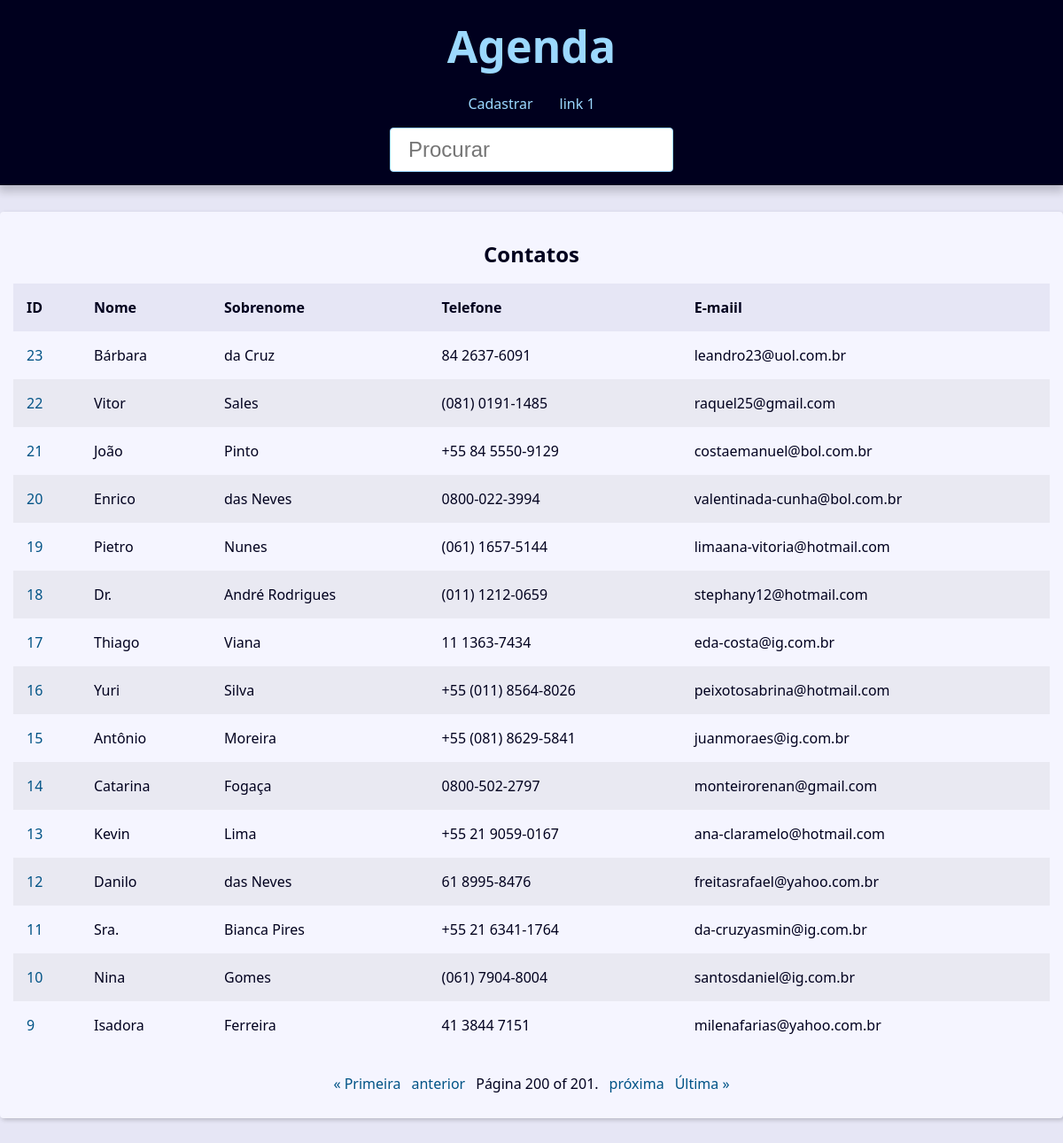
Page /?page=200&q= on the committed database.
### contato/models.py (models this page shows, shortened)
class Contato(models.Model):
    primeiro_nome = models.CharField(verbose_name='Nome', max_length=100)
    segundo_nome = models.CharField(max_length=150, verbose_name='Sobrenome')
    telefone = models.CharField(max_length=50)
    email = models.EmailField(max_length=256, blank=True)
    data_criacao = models.DateTimeField(default=timezone.now)
    descricao = models.TextField(blank=True)
    visivel = models.BooleanField(default=True)
    imagem = models.ImageField(blank=True, upload_to='imagens/%Y/%m/')
    categoria = models.ForeignKey(Categoria,
                                  on_delete=models.SET_NULL,
                                  blank=True, null=True)
    owner = models.ForeignKey(
        User,
        on_delete=models.SET_NULL,
        blank=True, null=True
    )

### contato/views/contato_view.py (the view)
# urls.py: path('', index, name="index"),
def index(request):
    contatos = Contato.objects.all().filter(visivel=True).order_by('-id')
    paginator = Paginator(contatos, 15)
    page_number = request.GET.get("page")
    page_obj = paginator.get_page(page_number)
    context = {
        'page_obj': page_obj,
        'site_titulo': 'Contatos '
    }
    return render(request, 'contato/index.html', context)

### contato/templates/contato/index.html
{% extends 'global/base.html' %}
{% block conteudo %}
    {% if page_obj %}
        <div class="responsive-table">
            <table class="contacts-table">
                <caption class="table-caption">
                    Contatos
                </caption>
                <thead>
                    <tr class="table-row table-row-header">
                        <th class="table-header">ID</th>
                        <th class="table-header">Nome</th>
                        <th class="table-header">Sobrenome</th>
                        <th class="table-header">Telefone</th>
                        <th class="table-header">E-maiil</th>
                    </tr>
                </thead>
                <tbody>
                    {% for contato in page_obj  %}
                        <tr class="table-row">
                            <td class="table-cel">
                                <a class="table-link" href="{% url 'contato:contato' contato.id %}"> {{ contato.id }} </a>
                            </td>
                            <td class="table-cel">
                                {{ contato.primeiro_nome }}
                            </td>
                            <td class="table-cel">
                                {{ contato.segundo_nome }}
                            </td>
                            <td class="table-cel">
                                {{ contato.telefone }}
                            </td>
                            <td class="table-cel">
                                {{ contato.email }}
                            </td>
                        </tr>
                    {% endfor %}
                </tbody>
            </table>
        </div>
    {% else %}
    <div class="sigle-contact">
        <h1 class="sigle-contact-name">
            Não foi possível encontar
        </h1>
    </div>
    {% endif %}
{% endblock conteudo %}

### base_static/global/css/style.css (style rules this page uses)
:root { --spacing: 1.5rem; --link-dark-color: rgb(0, 83, 134); --link-light-color: rgb(156, 217, 255); --clr-white: rgb(245, 245, 255); --clr-black: rgb(0, 0, 30); --clr-light-gray: rgb(230, 230, 245); --clr-dark-shadow-5: rgba(0, 0, 10, 5%); --clr-dark-shadow-10: rgba(0, 0, 10, 10%); --clr-dark-shadow-20: rgba(0, 0, 10, 20%); --clr-light-shadow-5: rgba(200, 200, 255, 5%); --clr-light-shadow-10: rgba(200, 200, 255, 10%); --clr-light-shadow-20: rgba(200, 200, 255, 20%); --main-page-width: 120rem; --table-min-width: 60rem; --biggest-font-size: 5rem; --bigger-font-size: 4rem; --big-font-size: 3.2rem; --medium-font-size: 2.4rem; --small-font-size: 1.6rem; --smaller-font-size: 1.4rem; --smallest-font-size: 1.2rem; --transition-fast: 300ms; --transition-medium: 600ms; --transition-slow: 1s; --default-border-radius: 4px; }
*, *::before, *::after { margin: 0; padding: 0; box-sizing: border-box; }
html { font-size: 62.5%; }
body { font-family: system-ui, -apple-system, BlinkMacSystemFont, 'Segoe UI', Roboto, Oxygen, Ubuntu, Cantarell, 'Open Sans', 'Helvetica Neue', sans-serif; line-height: 1.5; font-size: var(--small-font-size); color: var(--clr-black); -webkit-font-smoothing: antialiased; background: var(--clr-light-gray); }
.responsive-table { width: 100%; overflow-x: auto; }
.contacts-table { width: 100%; min-width: var(--table-min-width); border-collapse: collapse; }
.table-caption { font-size: var(--medium-font-size); font-weight: bold; padding: var(--spacing); }
.table-row { text-align: left; text-overflow: ellipsis; transition: background-color var(--transition-fast) ease-in-out; }
.table-row:nth-of-type(2n) { background: var(--clr-dark-shadow-5); }
.table-row-header { background: var(--clr-light-gray); color: var(--clr-black); }
.table-cel, .table-header { padding: var(--spacing); }
.table-link { color: var(--link-dark-color); transition: color var(--transition-fast) ease-in-out; text-decoration: none; }

### rows in the picture
Contato: id "23", primeiro_nome "Bárbara", segundo_nome "da Cruz", telefone "84 2637-6091", email "leandro23@uol.com.br"
Contato: id "22", primeiro_nome "Vitor", segundo_nome "Sales", telefone "(081) 0191-1485", email "raquel25@gmail.com"
Contato: id "21", primeiro_nome "João", segundo_nome "Pinto", telefone "+55 84 5550-9129", email "costaemanuel@bol.com.br"
Contato: id "20", primeiro_nome "Enrico", segundo_nome "das Neves", telefone "0800-022-3994", email "valentinada-cunha@bol.com.br"
Contato: id "19", primeiro_nome "Pietro", segundo_nome "Nunes", telefone "(061) 1657-5144", email "limaana-vitoria@hotmail.com"
Contato: id "18", primeiro_nome "Dr.", segundo_nome "André Rodrigues", telefone "(011) 1212-0659", email "stephany12@hotmail.com"
Contato: id "17", primeiro_nome "Thiago", segundo_nome "Viana", telefone "11 1363-7434", email "eda-costa@ig.com.br"
Contato: id "16", primeiro_nome "Yuri", segundo_nome "Silva", telefone "+55 (011) 8564-8026", email "peixotosabrina@hotmail.com"
Contato: id "15", primeiro_nome "Antônio", segundo_nome "Moreira", telefone "+55 (081) 8629-5841", email "juanmoraes@ig.com.br"
Contato: id "14", primeiro_nome "Catarina", segundo_nome "Fogaça", telefone "0800-502-2797", email "monteirorenan@gmail.com"
Contato: id "13", primeiro_nome "Kevin", segundo_nome "Lima", telefone "+55 21 9059-0167", email "ana-claramelo@hotmail.com"
Contato: id "12", primeiro_nome "Danilo", segundo_nome "das Neves", telefone "61 8995-8476", email "freitasrafael@yahoo.com.br"
Contato: id "11", primeiro_nome "Sra.", segundo_nome "Bianca Pires", telefone "+55 21 6341-1764", email "da-cruzyasmin@ig.com.br"
Contato: id "10", primeiro_nome "Nina", segundo_nome "Gomes", telefone "(061) 7904-8004", email "santosdaniel@ig.com.br"
Contato: id "9", primeiro_nome "Isadora", segundo_nome "Ferreira", telefone "41 3844 7151", email "milenafarias@yahoo.com.br"

### other values in the picture
{{ page_obj.number }} "200"
{{ page_obj.paginator.num_pages }} "201"
